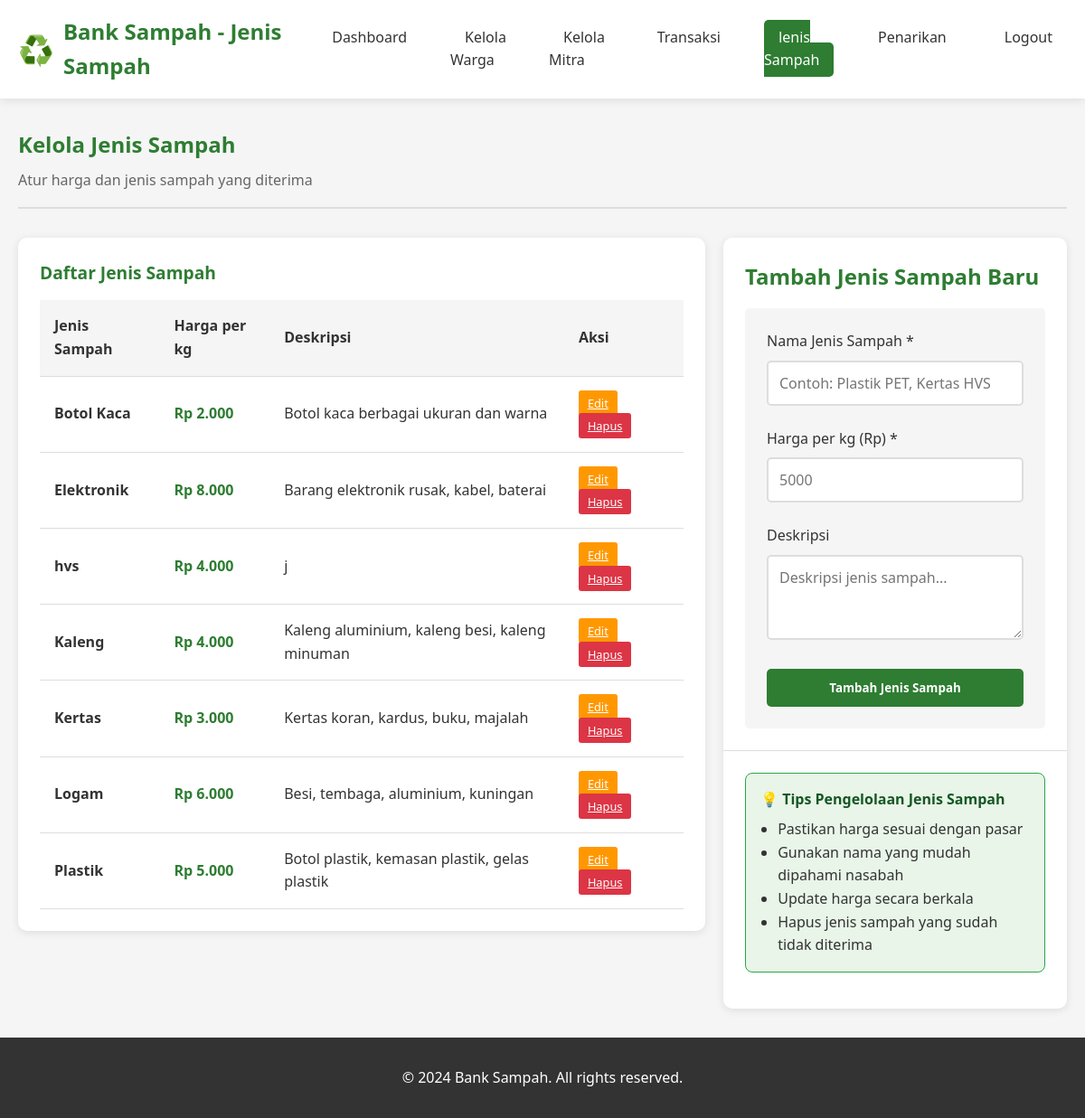
Page /manage-jenis-sampah.php (signed in) on the committed database.
### tables this page shows
CREATE TABLE `jenis_sampah` (
  `id` int(11) NOT NULL,
  `nama_jenis` varchar(50) NOT NULL,
  `harga_per_kg` decimal(10,2) NOT NULL,
  `deskripsi` text DEFAULT NULL,
  `created_at` timestamp NOT NULL DEFAULT current_timestamp()
);

### config.php (called while the page is built, shortened)
<?php
function formatRupiah($angka) {
    return 'Rp ' . number_format($angka, 0, ',', '.');
}
?>

### manage-jenis-sampah.php (the view, shortened to what this page needs)
<?php
include 'config.php';
$edit_data = null;
$stmt = $pdo->query("SELECT * FROM jenis_sampah ORDER BY nama_jenis");
$jenis_sampah = $stmt->fetchAll();
?>
<!DOCTYPE html>
<html lang="id">
<head>
    <link rel="stylesheet" href="style.css">
</head>
<body>
    <header>
        <div class="container">
            <div class="header-content">
                <div class="logo">
                    <span class="logo-icon">♻️</span>
                    <h1>Bank Sampah - Jenis Sampah</h1>
                </div>
                <nav>
                    <ul>
                        <li><a href="dashboard-admin.php">Dashboard</a></li>
                        <li><a href="manage-users.php">Kelola Warga</a></li>
                        <li><a href="manage-mitra.php">Kelola Mitra</a></li>
                        <li><a href="manage-transactions.php">Transaksi</a></li>
                        <li><a href="manage-jenis-sampah.php" class="active">Jenis Sampah</a></li>
                        <li><a href="manage-withdrawals.php">Penarikan</a></li>
                        <li><a href="?logout=1">Logout</a></li>
                    </ul>
                </nav>
            </div>
        </div>
    </header>
    <main>
        <section class="dashboard">
            <div class="container">
                <div class="dashboard-header">
                    <div class="dashboard-title">
                        <h1>Kelola Jenis Sampah</h1>
                        <p>Atur harga dan jenis sampah yang diterima</p>
                    </div>
                </div>
                <div class="content-grid">
                    <div class="content-column">
                        <div class="dashboard-content">
                            <div class="content-section">
                                <div class="section-header">
                                    <h2>Daftar Jenis Sampah</h2>
                                </div>
                                <?php if (empty($jenis_sampah)): ?>
                                    <div class="empty-state">
                                        <div class="icon">📦</div>
                                        <p>Belum ada jenis sampah yang ditambahkan</p>
                                    </div>
                                <?php else: ?>
                                    <div class="table-container">
                                        <table class="data-table">
                                            <thead>
                                                <tr>
                                                    <th>Jenis Sampah</th>
                                                    <th>Harga per kg</th>
                                                    <th>Deskripsi</th>
                                                    <th>Aksi</th>
                                                </tr>
                                            </thead>
                                            <tbody>
                                                <?php foreach ($jenis_sampah as $jenis): ?>
                                                <tr>
                                                    <td>
                                                        <strong><?php echo htmlspecialchars($jenis['nama_jenis']); ?></strong>
                                                    </td>
                                                    <td style="font-weight: bold; color: var(--primary);">
                                                        <?php echo formatRupiah($jenis['harga_per_kg']); ?>
                                                    </td>
                                                    <td><?php echo htmlspecialchars($jenis['deskripsi'] ?: '-'); ?></td>
                                                    <td>
                                                        <a href="manage-jenis-sampah.php?edit=<?php echo $jenis['id']; ?>" class="btn-action btn-edit">
                                                            Edit
                                                        </a>
                                                        <a href="manage-jenis-sampah.php?hapus=<?php echo $jenis['id']; ?>" class="btn-action btn-delete"
                                                           onclick="return confirm('Hapus jenis sampah <?php echo $jenis['nama_jenis']; ?>?')">
                                                            Hapus
                                                        </a>
                                                    </td>
                                                </tr>
                                                <?php endforeach; ?>
                                            </tbody>
                                        </table>
                                    </div>
                                <?php endif; ?>
                            </div>
                        </div>
                    </div>
                    <div class="content-column">
                        <div class="dashboard-content">
                            <div class="content-section">
                                <h2><?php echo $edit_data ? 'Edit Jenis Sampah' : 'Tambah Jenis Sampah Baru'; ?></h2>
                                <form method="POST" class="deposit-form">
                                    <div class="form-group">
                                        <label for="nama_jenis">Nama Jenis Sampah *</label>
                                        <input type="text" id="nama_jenis" name="nama_jenis" class="form-control"
                                               placeholder="Contoh: Plastik PET, Kertas HVS"
                                               value="<?php echo $edit_data ? htmlspecialchars($edit_data['nama_jenis']) : ''; ?>"
                                               required>
                                    </div>
                                    <div class="form-group">
                                        <label for="harga_per_kg">Harga per kg (Rp) *</label>
                                        <input type="number" id="harga_per_kg" name="harga_per_kg" class="form-control"
                                               min="100" step="100" placeholder="5000"
                                               value="<?php echo $edit_data ? $edit_data['harga_per_kg'] : ''; ?>"
                                               required>
                                    </div>
                                    <div class="form-group">
                                        <label for="deskripsi">Deskripsi</label>
                                        <textarea id="deskripsi" name="deskripsi" class="form-control"
                                                  placeholder="Deskripsi jenis sampah..." rows="3"><?php echo $edit_data ? htmlspecialchars($edit_data['deskripsi']) : ''; ?></textarea>
                                    </div>
                                    <div class="form-actions">
                                        <button type="submit" name="<?php echo $edit_data ? 'edit_jenis' : 'tambah_jenis'; ?>" class="btn btn-primary btn-block">
                                            <?php echo $edit_data ? 'Update Jenis Sampah' : 'Tambah Jenis Sampah'; ?>
                                        </button>
                                    </div>
                                </form>
                            </div>
                            <div class="content-section">
                                <div class="withdraw-info">
                                    <h4>💡 Tips Pengelolaan Jenis Sampah</h4>
                                    <ul style="margin-top: 0.5rem; padding-left: 1.2rem;">
                                        <li>Pastikan harga sesuai dengan pasar</li>
                                        <li>Gunakan nama yang mudah dipahami nasabah</li>
                                        <li>Update harga secara berkala</li>
                                        <li>Hapus jenis sampah yang sudah tidak diterima</li>
                                    </ul>
                                </div>
                            </div>
                        </div>
                    </div>
                </div>
            </div>
        </section>
    </main>
    <footer>
        <div class="container">
            <p>&copy; 2024 Bank Sampah. All rights reserved.</p>
        </div>
    </footer>
</body>
</html>

### style.css (style rules this page uses)
* { margin: 0; padding: 0; box-sizing: border-box; font-family: 'Segoe UI', Tahoma, Geneva, Verdana, sans-serif; }
:root { --primary: #2e7d32; --primary-dark: #1b5e20; --secondary: #ff9800; --light: #f5f5f5; --dark: #333; --gray: #666; --danger: #dc3545; --success: #28a745; }
body { background-color: var(--light); color: var(--dark); line-height: 1.6; }
.container { max-width: 1200px; margin: 0 auto; padding: 0 20px; }
header { background: white; box-shadow: 0 2px 10px rgba(0,0,0,0.1); position: sticky; top: 0; z-index: 1000; }
.header-content { display: flex; justify-content: space-between; align-items: center; padding: 1rem 0; }
.logo { display: flex; align-items: center; gap: 10px; }
.logo-icon { font-size: 2rem; }
.logo h1 { color: var(--primary); font-size: 1.5rem; }
nav ul { display: flex; list-style: none; gap: 2rem; }
nav a { text-decoration: none; color: var(--dark); font-weight: 500; padding: 0.5rem 1rem; border-radius: 5px; transition: all 0.3s; }
nav a:hover, nav a.active { background: var(--primary); color: white; }
.btn { display: inline-block; padding: 12px 30px; border: none; border-radius: 5px; text-decoration: none; font-weight: 600; cursor: pointer; transition: all 0.3s; }
.btn-primary { background: var(--primary); color: white; }
.btn-block { width: 100%; }
.form-group { margin-bottom: 1.5rem; }
.form-group label { display: block; margin-bottom: 0.5rem; font-weight: 500; }
.form-control { width: 100%; padding: 12px; border: 2px solid #ddd; border-radius: 5px; font-size: 1rem; transition: border 0.3s; }
footer { background: var(--dark); color: white; text-align: center; padding: 2rem 0; }
.dashboard { padding: 2rem 0; min-height: 80vh; }
.dashboard-header { display: flex; justify-content: space-between; align-items: center; margin-bottom: 2rem; padding-bottom: 1rem; border-bottom: 2px solid #ddd; }
.dashboard-title h1 { color: var(--primary); margin-bottom: 0.5rem; }
.dashboard-title p { color: var(--gray); }
.dashboard-content { background: white; border-radius: 10px; box-shadow: 0 2px 10px rgba(0,0,0,0.1); overflow: hidden; }
.content-section { padding: 1.5rem; border-bottom: 1px solid #ddd; }
.content-section:last-child { border-bottom: none; }
.content-section h2 { color: var(--primary); margin-bottom: 1rem; }
.table-container { overflow-x: auto; }
.data-table { width: 100%; border-collapse: collapse; }
.data-table th, .data-table td { padding: 1rem; text-align: left; border-bottom: 1px solid #ddd; }
.data-table th { background: var(--light); font-weight: 600; }
.btn-action { padding: 5px 10px; border: none; border-radius: 3px; cursor: pointer; font-size: 0.8rem; margin-right: 5px; }
.btn-edit { background: var(--secondary); color: white; }
.btn-delete { background: var(--danger); color: white; }
.deposit-form { background: var(--light); padding: 1.5rem; border-radius: 5px; }
.withdraw-info { background: #e8f5e8; border: 1px solid #28a745; border-radius: 8px; padding: 1rem; margin-bottom: 1rem; }
.withdraw-info h4 { color: #155724; margin-bottom: 0.5rem; }
.content-grid { display: grid; grid-template-columns: 2fr 1fr; gap: 20px; margin-top: 20px; }
.content-column { display: flex; flex-direction: column; gap: 20px; }
.section-header { display: flex; justify-content: space-between; align-items: center; margin-bottom: 15px; }
.section-header h2 { margin: 0; font-size: 1.2rem; }
.btn { position: relative; overflow: hidden; transition: all 0.3s; }
.btn::before { content: ''; position: absolute; top: 50%; left: 50%; width: 0; height: 0; background: rgba(255,255,255,0.2); border-radius: 50%; transform: translate(-50%, -50%); transition: width 0.6s, height 0.6s; }

### rows in the picture
jenis_sampah: nama_jenis "Botol Kaca", harga_per_kg "Rp 2.000", deskripsi "Botol kaca berbagai ukuran dan warna"
jenis_sampah: nama_jenis "Elektronik", harga_per_kg "Rp 8.000", deskripsi "Barang elektronik rusak, kabel, baterai"
jenis_sampah: nama_jenis "hvs", harga_per_kg "Rp 4.000", deskripsi "j"
jenis_sampah: nama_jenis "Kaleng", harga_per_kg "Rp 4.000", deskripsi "Kaleng aluminium, kaleng besi, kaleng minuman"
jenis_sampah: nama_jenis "Kertas", harga_per_kg "Rp 3.000", deskripsi "Kertas koran, kardus, buku, majalah"
jenis_sampah: nama_jenis "Logam", harga_per_kg "Rp 6.000", deskripsi "Besi, tembaga, aluminium, kuningan"
jenis_sampah: nama_jenis "Plastik", harga_per_kg "Rp 5.000", deskripsi "Botol plastik, kemasan plastik, gelas plastik"
